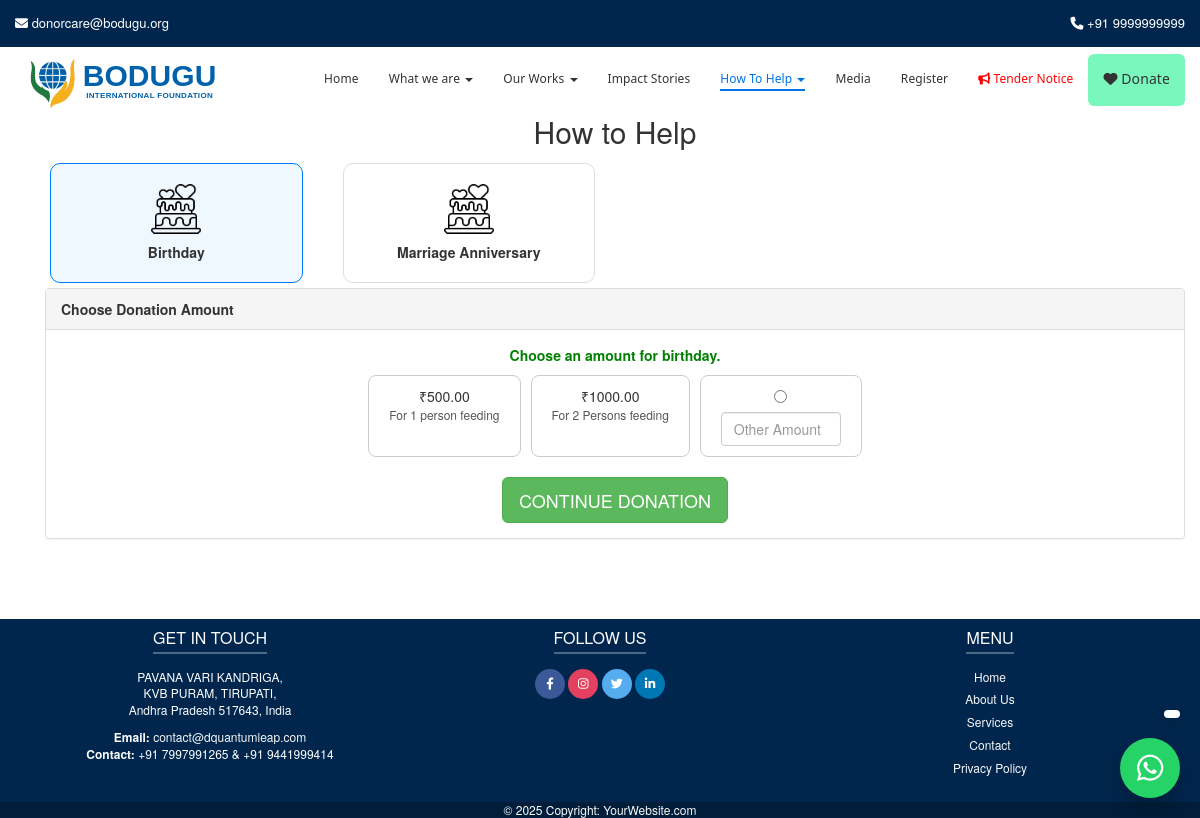
The app's page /how-to-help/ with its own data.
### trust/models.py (models this page shows, shortened)
class DonationCategory(models.Model):
    name = models.CharField(max_length=200, unique=True)
    slug = models.SlugField(unique=True, blank=True)
    image = models.ImageField(upload_to="categories/", blank=True, null=True)
    class Meta:
        verbose_name_plural = "Donation Categories"

class DonationAmount(models.Model):
    category = models.ForeignKey(DonationCategory, related_name="amounts", on_delete=models.CASCADE)
    amount = models.DecimalField(max_digits=10, decimal_places=2)
    description = models.CharField(max_length=255, blank=True)

### trust/views.py (the view)
# urls.py: path("how-to-help/", views.how_to_help, name="how_to_help"),
def how_to_help(request, category=None):
    categories = DonationCategory.objects.all()
    selected_category = None
    amounts = None
    if categories.exists():
        if category:
            selected_category = get_object_or_404(DonationCategory, slug=category)
        else:
            selected_category = categories.first()
        if selected_category:
            amounts = selected_category.amounts.all()
    return render(request, "trust/how_to_help.html", {
        "categories": categories,
        "selected_category": selected_category,
        "amounts": amounts,
    })

### trust/context_processors.py (called while the page is built)
def areas_processor(request):
    return {
        "areas": AreaOfWork.objects.all()
    }

### templates/trust/how_to_help.html (shortened to what this page needs)
{% extends "base.html" %}
{% block content %}
<div class="container" style="margin-top: 80px; margin-bottom: 60px;">
    <h2 class="text-center mb-5">How to Help</h2>
    <div class="row justify-content-center mb-5">
        {% for cat in categories %}
            <div class="col-6 col-sm-4 col-md-3 mb-4 d-flex justify-content-center">
                <div class="category-card w-100" data-slug="{{ cat.slug }}"
                     {% if forloop.first %}data-default="true"{% endif %}>
                    {% if cat.image %}
                        <img src="{{ cat.image.url }}" alt="{{ cat.name }}">
                    {% endif %}
                    <p>{{ cat.name }}</p>
                </div>
            </div>
        {% endfor %}
    </div>
    <div id="donation-options-container" style="display:none;">
        <div class="panel panel-default mb-5">
            <div class="panel-heading"><strong>Choose Donation Amount</strong></div>
            <div class="panel-body text-center py-4">
                <p id="donation-summary" class="mb-4" style="font-weight:bold; color:green;"></p>
                <div class="donation-options d-flex flex-wrap justify-content-center gap-3 mb-4" id="donation-options">
                    {% for cat in categories %}
                        {% for amount in cat.amounts.all %}
                            <div class="donation-option" data-category="{{ cat.slug }}" data-value="{{ amount.amount }}" data-description="{{ amount.description }}">
                                ₹{{ amount.amount }} <br>
                                <small>{{ amount.description }}</small>
                            </div>
                        {% endfor %}
                    {% endfor %}
                    <div class="donation-option" data-value="other">
                        <input type="radio" id="other-amount-radio" name="amount">
                        <input type="text" id="other-amount-input" class="form-control mt-2" placeholder="Other Amount">
                    </div>
                </div>
                <a href="javascript:void(0);" id="continue-donation-btn"
                   class="btn btn-success btn-lg w-100 mt-4">CONTINUE DONATION</a>
            </div>
        </div>
    </div>
</div>
{% endblock %}

### templates/base.html (style rules this page uses)
:root { --site-bg: #fff; }
body { font-family: "Helvetica Neue", Helvetica, Arial, sans-serif; background-color: var(--site-bg); padding-top: 15px; }
html, body { overflow-x: hidden; }

### templates/trust/how_to_help.html (style rules this page uses)
.category-card { display: flex; flex-direction: column; align-items: center; justify-content: center; padding: 10px; border: 1px solid #ddd; border-radius: 10px; text-align: center; transition: all 0.3s ease; background: #fff; height: 120px; min-width: 100px; margin: 5px; }
.category-card img { max-height: 50px; margin-bottom: 8px; object-fit: contain; }
.category-card p { margin: 0; font-size: 14px; font-weight: 600; }
.category-card:hover, .category-card.active { border-color: #007bff; background: #f0f8ff; }
.donation-options { display: flex; flex-wrap: wrap; justify-content: center; gap: 10px; }
.donation-option { border: 1px solid #ccc; border-radius: 8px; padding: 10px 20px; cursor: pointer; min-width: 120px; text-align: center; transition: all 0.3s ease; }
.donation-option small { display: block; font-size: 12px; color: #555; }
#other-amount-input { width: 120px; background: #fff !important; color: #000 !important; margin-top: 5px; }
.panel-body a.btn { margin-top: 20px; }

### records on screen
DonationCategory: image (picture), name "Birthday"
DonationCategory: image (picture), name "Marriage Anniversary"
DonationAmount: amount "500.00", description "For 1 person feeding"
DonationAmount: amount "1000.00", description "For 2 Persons feeding"
